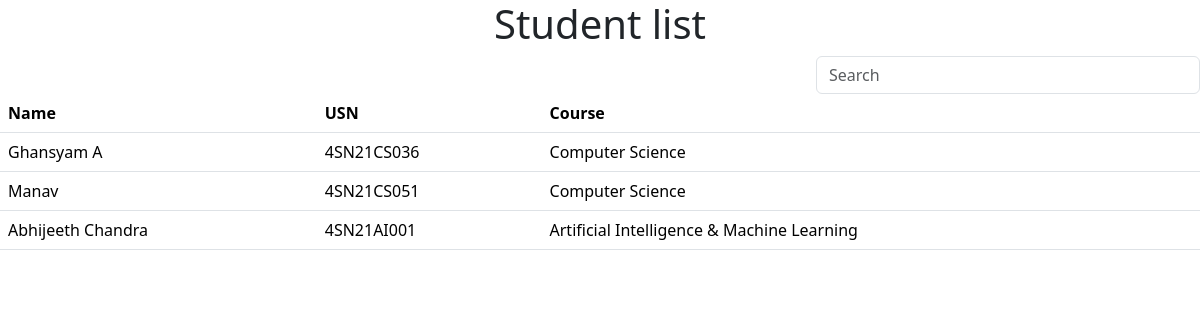
Page /5b/ on the committed database.
### fiveA_app/models.py (models this page shows, shortened)
class Student(models.Model):
    name=models.CharField(max_length=100)
    email=models.EmailField()
    dob=models.DateField()
    gender=models.CharField(max_length=50)
    course=models.CharField(max_length=50)
    sec=models.TextField(max_length=50)
    usn=models.TextField()

### fiveB_app/views.py (the view)
# urls.py: path('5b/', views.stlist, name='stlist'),
def stlist(request):
    obj = Student.objects.all()
    return render(request, "stlist.html", {'obj': obj})

### fiveB_app/templates/stlist.html (shortened to what this page needs)
{% load static%}
<html lang="en">
<head>
    <link href="https://cdn.jsdelivr.net/npm/bootstrap@5.3.3/dist/css/bootstrap.min.css" rel="stylesheet">
</head>
<body>
    <h1 class="text-center mx-3">Student list</h1>
    <div class="row">
        <div class="col-md-8"></div>
        <div class="col-md-4">
            <div class="form-group">
                <input type="text" class="form-control" id="searchField" placeholder="Search">
            </div>
        </div>
    </div>
    <div class="app-table">
        <table class="table table-stripped table-hover">
            <thead>
                <tr>
                    <th> Name </th>
                    <th> USN </th>
                    <th> Course </th>
                </tr>
            </thead>
            <tbody>
                {% for st in obj %}
                    <tr class="{% cycle '' 'even-row' %}">
                        <td class="name">{{ st.name }}</td>
                        <td class="usn">{{ st.usn }}</td>
                        <td class="course">{{ st.course }}</td>
                    </tr>
                {% endfor %}
            </tbody>
        </table>
    </div>
</body>
</html>

### rows in the picture
Student: name "Ghansyam A", usn "4SN21CS036", course "Computer Science"
Student: name "Manav", usn "4SN21CS051", course "Computer Science"
Student: name "Abhijeeth Chandra", usn "4SN21AI001", course "Artificial Intelligence & Machine Learning"
